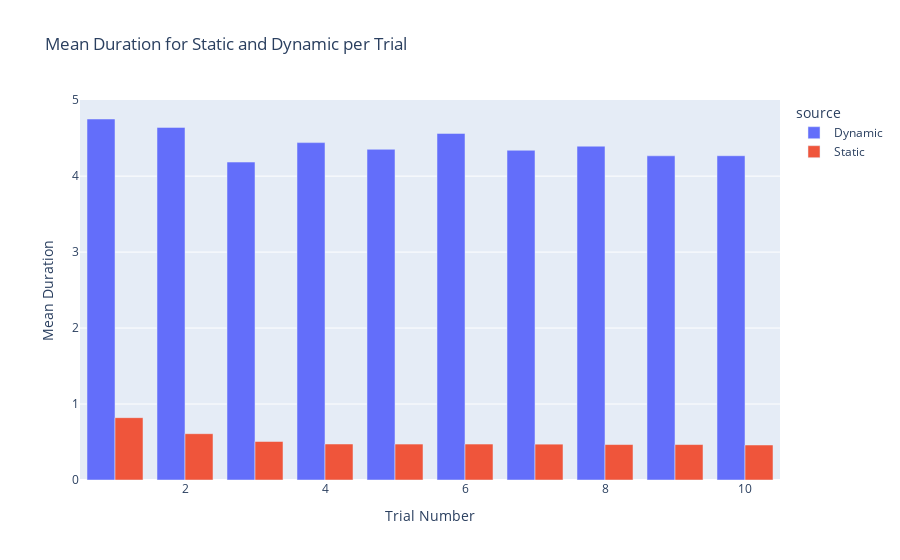

Notebook source saved alongside this figure:
### Code cell
df = pd.read_csv('sudan-war.scraping-time.csv')

# Group by 'trial_number' and 'source' and calculate the mean duration
df_mean = df.groupby(['trial_number', 'source'], as_index=False)['duration'].mean()

# Create bar plot for the mean duration
fig = px.bar(
    df_mean,
    x="trial_number",
    y="duration",
    color="source",
    barmode='group',  # Group bars by Static and Dynamic
    labels={'trial_number': 'Trial Number', 'duration': 'Mean Duration'},
    title="Mean Duration for Static and Dynamic per Trial",
)

# Show the plot
fig.show()

### Figure 1 — Plotly figure (JSON) as saved in the notebook; plotly's stock layout.template omitted (floating-point values rounded to 4 significant figures)
{"data": [{"alignmentgroup": "True", "hovertemplate": "source=Dynamic<br>Trial Number=%{x}<br>Mean Duration=%{y}<extra></extra>", "legendgroup": "Dynamic", "marker": {"color": "#636efa", "pattern": {"shape": ""}}, "name": "Dynamic", "offsetgroup": "Dynamic", "orientation": "v", "showlegend": true, "textposition": "auto", "type": "bar", "x": [1, 2, 3, 4, 5, 6, 7, 8, 9, 10], "xaxis": "x", "y": [4.752, 4.642, 4.185, 4.441, 4.353, 4.562, 4.34, 4.394, 4.268, 4.269], "yaxis": "y"}, {"alignmentgroup": "True", "hovertemplate": "source=Static<br>Trial Number=%{x}<br>Mean Duration=%{y}<extra></extra>", "legendgroup": "Static", "marker": {"color": "#EF553B", "pattern": {"shape": ""}}, "name": "Static", "offsetgroup": "Static", "orientation": "v", "showlegend": true, "textposition": "auto", "type": "bar", "x": [1, 2, 3, 4, 5, 6, 7, 8, 9, 10], "xaxis": "x", "y": [0.8207, 0.6096, 0.507, 0.4738, 0.4731, 0.4734, 0.4718, 0.4668, 0.4666, 0.4606], "yaxis": "y"}], "layout": {"barmode": "group", "legend": {"title": {"text": "source"}, "tracegroupgap": 0}, "title": {"text": "Mean Duration for Static and Dynamic per Trial"}, "xaxis": {"anchor": "y", "domain": [0, 1], "title": {"text": "Trial Number"}}, "yaxis": {"anchor": "x", "domain": [0, 1], "title": {"text": "Mean Duration"}}}}
